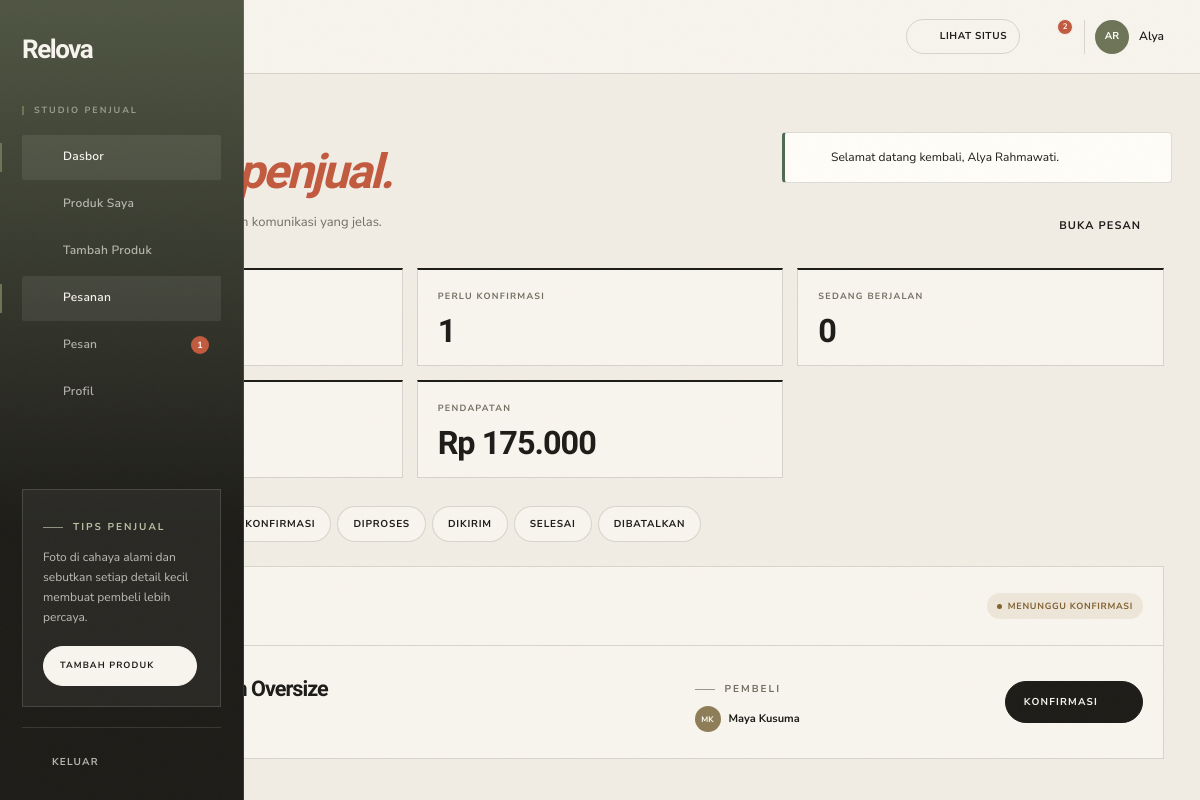
Page /penjual/pesanan?status=menunggu (signed in) on the committed database.
### tables this page shows
CREATE TABLE users (
    id INTEGER PRIMARY KEY AUTOINCREMENT,
    name TEXT NOT NULL,
    username TEXT NOT NULL UNIQUE,
    email TEXT NOT NULL UNIQUE,
    password_hash TEXT NOT NULL,
    role TEXT NOT NULL DEFAULT 'pembeli' CHECK (role IN ('pembeli', 'penjual', 'admin')),
    phone TEXT,
    city TEXT,
    address TEXT,
    bio TEXT,
    status TEXT NOT NULL DEFAULT 'aktif' CHECK (status IN ('aktif', 'ditangguhkan')),
    created_at TEXT NOT NULL DEFAULT CURRENT_TIMESTAMP
);

CREATE TABLE orders (
    id INTEGER PRIMARY KEY AUTOINCREMENT,
    order_number TEXT NOT NULL UNIQUE,
    buyer_id INTEGER NOT NULL,
    seller_id INTEGER NOT NULL,
    total_amount INTEGER NOT NULL,
    shipping_cost INTEGER NOT NULL DEFAULT 0,
    status TEXT NOT NULL DEFAULT 'menunggu' CHECK (status IN ('menunggu', 'dikonfirmasi', 'diproses', 'dikirim', 'selesai', 'dibatalkan')),
    shipping_address TEXT NOT NULL,
    notes TEXT,
    created_at TEXT NOT NULL DEFAULT CURRENT_TIMESTAMP,
    updated_at TEXT NOT NULL DEFAULT CURRENT_TIMESTAMP,
    FOREIGN KEY (buyer_id) REFERENCES users(id),
    FOREIGN KEY (seller_id) REFERENCES users(id)
);

### app/views/seller/orders.php (the view, shortened to what the rows shown need)
<?php
$tabs = ['' => 'Semua', 'menunggu' => 'Menunggu', 'dikonfirmasi' => 'Dikonfirmasi', 'diproses' => 'Diproses', 'dikirim' => 'Dikirim', 'selesai' => 'Selesai', 'dibatalkan' => 'Dibatalkan'];
?>
<section class="dashboard-page">
    <header class="dashboard-page__head">
        <div>
            <span class="eyebrow">Pesanan masuk</span>
            <h1>Transaksi <em>penjual.</em></h1>
            <p class="dashboard-page__sub">Konfirmasi, kemas, dan kirim dengan komunikasi yang jelas.</p>
        </div>
        <a href="<?= url('/chat') ?>" class="text-link">Buka pesan <?= icon('chat') ?></a>
    </header>
    <div class="stats-strip stats-strip--compact">
        <div class="stat-card"><span>Total pesanan</span><strong><?= (int) ($stats['total_orders'] ?? 0) ?></strong></div>
        <div class="stat-card"><span>Perlu konfirmasi</span><strong><?= (int) ($stats['incoming'] ?? 0) ?></strong></div>
        <div class="stat-card"><span>Sedang berjalan</span><strong><?= (int) ($stats['active_orders'] ?? 0) ?></strong></div>
        <div class="stat-card"><span>Selesai</span><strong><?= (int) ($stats['completed'] ?? 0) ?></strong></div>
        <div class="stat-card"><span>Pendapatan</span><strong class="stat-card__money"><?= rupiah($stats['revenue'] ?? 0) ?></strong></div>
    </div>
    <nav class="filter-tabs" aria-label="Filter status pesanan">
        <?php foreach ($tabs as $value => $label): ?>
            <a href="<?= url('/penjual/pesanan' . ($value ? '?status=' . $value : '')) ?>" class="<?= $statusFilter === $value ? 'is-active' : '' ?>"><?= e($label) ?></a>
        <?php endforeach; ?>
    </nav>
    <?php if ($orders): ?>
        <div class="seller-order-list">
            <?php foreach ($orders as $order): ?>
                <article class="seller-order-card">
                    <header class="seller-order-card__head">
                        <div>
                            <span class="order-card__number"><?= e($order['order_number']) ?></span>
                            <span class="order-card__date"><?= e(tanggal($order['created_at'], true)) ?></span>
                        </div>
                        <span class="status <?= e(order_status_class($order['status'])) ?>"><?= e(order_status_label($order['status'])) ?></span>
                    </header>
                    <div class="seller-order-card__body">
                        <div class="seller-order-card__item">
                            <img src="<?= e(product_image($order['first_item_image'])) ?>" alt="">
                            <div>
                                <h2><a href="<?= url('/penjual/pesanan/' . $order['id']) ?>"><?= e($order['first_item_title'] ?: 'Pesanan') ?></a></h2>
                                <span><?= (int) $order['item_count'] ?> barang · <?= rupiah($order['total_amount']) ?></span>
                            </div>
                        </div>
                        <div class="seller-order-card__buyer">
                            <span class="eyebrow">Pembeli</span>
                            <div>
                                <span class="avatar avatar--xs" style="--avatar-color: <?= e(avatar_color($order['buyer_name'])) ?>"><?= e(initials($order['buyer_name'])) ?></span>
                                <strong><?= e($order['buyer_name']) ?></strong>
                            </div>
                        </div>
                        <div class="seller-order-card__actions">
                            <?php if ($order['status'] === 'menunggu'): ?>
                                <a href="<?= url('/penjual/pesanan/' . $order['id']) ?>" class="button button--dark button--sm">Konfirmasi <?= icon('arrow-right') ?></a>
                            <?php else: ?>
                                <a href="<?= url('/penjual/pesanan/' . $order['id']) ?>" class="button button--ghost button--sm">Kelola Pesanan <?= icon('arrow-right') ?></a>
                            <?php endif; ?>
                        </div>
                    </div>
                </article>
            <?php endforeach; ?>
        </div>
    <?php endif; ?>
</section>

### app/core/helpers.php (shortened to what the rows shown need)
<?php
function config(?string $key = null, mixed $default = null): mixed
{
    static $config = null;
    if ($config === null) {
        $config = require dirname(__DIR__, 2) . '/config/config.php';
    }
    return $config[$key] ?? $default;
}
function base_url(): string
{
    return rtrim((string) config('base_url', ''), '/');
}
function url(string $path = ''): string
{
    $path = '/' . ltrim($path, '/');
    if ($path === '/') {
        return base_url() . '/';
    }
    return base_url() . $path;
}
function media_url(?string $path, string $fallback = 'assets/images/products/kaos-putih.jpg'): string
{
    return base_url() . '/' . ltrim($path, '/');
}
function e(mixed $value): string
{
    return htmlspecialchars((string) $value, ENT_QUOTES | ENT_SUBSTITUTE, 'UTF-8');
}
function rupiah(int|float|string|null $amount): string
{
    return 'Rp ' . number_format((float) $amount, 0, ',', '.');
}
function tanggal(?string $date, bool $withTime = false): string
{
    $bulan = [1 => 'Januari', 'Februari', 'Maret', 'April', 'Mei', 'Juni', 'Juli', 'Agustus', 'September', 'Oktober', 'November', 'Desember'];
    $timestamp = strtotime($date);
    $result = date('j', $timestamp) . ' ' . $bulan[(int) date('n', $timestamp)] . ' ' . date('Y', $timestamp);
    if ($withTime) {
        $result .= ', ' . date('H.i', $timestamp);
    }
    return $result;
}
function order_statuses(): array
{
    return [
        'menunggu' => 'Menunggu Konfirmasi',
        'dikonfirmasi' => 'Dikonfirmasi',
        'diproses' => 'Diproses',
        'dikirim' => 'Dikirim',
        'selesai' => 'Selesai',
        'dibatalkan' => 'Dibatalkan',
    ];
}
function order_status_label(?string $status): string
{
    return order_statuses()[$status] ?? 'Tidak diketahui';
}
function order_status_class(?string $status): string
{
    return match ($status) {
        'menunggu' => 'status--waiting',
        'dikonfirmasi' => 'status--confirmed',
        'diproses' => 'status--processing',
        'dikirim' => 'status--shipped',
        'selesai' => 'status--done',
        'dibatalkan' => 'status--cancelled',
        default => 'status--neutral',
    };
}
function initials(string $name): string
{
    $parts = preg_split('/\s+/', trim($name));
    $parts = array_filter($parts);
    return mb_strtoupper(mb_substr($parts[0], 0, 1) . mb_substr(end($parts), 0, 1));
}
function avatar_color(string $seed): string
{
    $colors = ['#c7654b', '#6d7457', '#a47a54', '#677a82', '#9b6d72', '#7b6e96', '#8d7d58'];
    return $colors[abs(crc32($seed)) % count($colors)];
}
function active_nav(string $path): string
{
    $current = parse_url($_SERVER['REQUEST_URI'] ?? '/', PHP_URL_PATH) ?: '/';
    $base = base_url();
    $path = '/' . trim($path, '/');
    return str_starts_with($current, $path) ? 'is-active' : '';
}
function product_image(?string $path, string $fallback = 'assets/images/products/kaos-putih.jpg'): string
{
    return media_url($path, $fallback);
}
function icon(string $name, string $class = ''): string
{
    $path = $icons[$name] ?? $icons['info'];
    $class = trim('icon ' . $class);
    return '<svg class="' . e($class) . '" viewBox="0 0 24 24" fill="none" stroke="currentColor" stroke-width="1.7" stroke-linecap="round" stroke-linejoin="round" aria-hidden="true">' . $path . '</svg>';
}

### app/core/Router.php (shortened to what the rows shown need)
<?php
class Router
{
    private array $routes = [];
    private function add(string $httpMethod, string $path, string $controller, string $method): void
    {
        $normalized = '/' . trim($path, '/');
        $pattern = preg_replace('#\{([a-zA-Z_]+)\}#', '(?P<$1>[^/]+)', $normalized);
        $this->routes[] = [
            'http' => $httpMethod,
            'path' => $normalized,
            'pattern' => '#^' . $pattern . '/?$#',
            'controller' => $controller,
            'method' => $method,
        ];
    }
    public function dispatch(string $httpMethod, string $uri): void
    {
        $config = require dirname(__DIR__, 2) . '/config/config.php';
        $path = parse_url($uri, PHP_URL_PATH) ?: '/';
        $path = '/' . ltrim($path, '/');
        foreach ($this->routes as $route) {
            if ($route['http'] !== $httpMethod) {
                continue;
            }
            if (preg_match($route['pattern'], $path, $matches)) {
                $params = array_filter($matches, 'is_string', ARRAY_FILTER_USE_KEY);
                $method = $route['method'];
                $controller = new $controllerClass();
                $controller->$method(...array_values($params));
                return;
            }
        }
    }
}

### app/views/layouts/seller.php (shortened to what the rows shown need)
<?php
require __DIR__ . '/partials/head.php';
$navUser = Auth::user();
$notifCount = (new NotificationModel())->unreadCount(Auth::id());
$navChatUnread = (new ChatModel())->unreadCount(Auth::id());
?>
<div class="dashboard-shell dashboard-shell--seller">
    <aside class="dashboard-sidebar dashboard-sidebar--seller" data-sidebar>
        <div class="dashboard-sidebar__head">
            <a class="brand" href="<?= url('/') ?>"><span class="brand__word">Relova</span></a>
        </div>
        <span class="dashboard-sidebar__label">Studio penjual</span>
        <nav class="dashboard-nav" aria-label="Navigasi penjual">
            <a class="<?= active_nav('/penjual') ?>" href="<?= url('/penjual') ?>"><?= icon('grid') ?><span>Dasbor</span></a>
            <a class="<?= active_nav('/penjual/produk') ?>" href="<?= url('/penjual/produk') ?>"><?= icon('hanger') ?><span>Produk Saya</span></a>
            <a class="<?= active_nav('/penjual/produk/tambah') ?>" href="<?= url('/penjual/produk/tambah') ?>"><?= icon('plus') ?><span>Tambah Produk</span></a>
            <a class="<?= active_nav('/penjual/pesanan') ?>" href="<?= url('/penjual/pesanan') ?>"><?= icon('box') ?><span>Pesanan</span></a>
            <a class="<?= active_nav('/chat') ?>" href="<?= url('/chat') ?>"><?= icon('chat') ?><span>Pesan</span><?php if ($navChatUnread): ?><span class="mini-badge"><?= $navChatUnread ?></span><?php endif; ?></a>
            <a class="<?= active_nav('/profil') ?>" href="<?= url('/profil') ?>"><?= icon('user') ?><span>Profil</span></a>
        </nav>
        <div class="dashboard-sidebar__promo dashboard-sidebar__promo--seller">
            <span class="eyebrow">Tips penjual</span>
            <p>Foto di cahaya alami dan sebutkan setiap detail kecil membuat pembeli lebih percaya.</p>
            <a href="<?= url('/penjual/produk/tambah') ?>" class="button button--light button--sm">Tambah produk <?= icon('plus') ?></a>
        </div>
        <form action="<?= url('/keluar') ?>" method="post" class="dashboard-sidebar__logout">
            <button type="submit"><?= icon('logout') ?> Keluar</button>
        </form>
    </aside>
    <div class="dashboard-main">
        <header class="dashboard-topbar">
            <div class="dashboard-topbar__left">
                <span class="dashboard-topbar__crumb">Penjual / <strong><?= e($page ?? 'dasbor') ?></strong></span>
            </div>
            <div class="dashboard-topbar__right">
                <a href="<?= url('/') ?>" class="dashboard-store-link"><?= icon('arrow-up-right') ?> Lihat situs</a>
                <a href="<?= url('/notifikasi') ?>" class="icon-button" aria-label="Notifikasi">
                    <?= icon('bell') ?><?php if ($notifCount): ?><span class="nav-count nav-count--alert"><?= $notifCount ?></span><?php endif; ?>
                </a>
                <a href="<?= url('/profil') ?>" class="dashboard-user">
                    <span class="avatar avatar--sm" style="--avatar-color: <?= e(avatar_color($navUser['name'])) ?>"><?= e(initials($navUser['name'])) ?></span>
                    <span><?= e(explode(' ', $navUser['name'])[0]) ?></span>
                </a>
            </div>
        </header>
        <main id="main-content" class="dashboard-content">
            <?= $content ?>
        </main>
    </div>
</div>
<?php require __DIR__ . '/partials/scripts.php'; ?>

### rows in the picture
users: id "2", name "AR", name "Alya"
orders: order_number "RW-260515-9Q1A6", created_at "22 NOVEMBER 2026, 09.22", status "MENUNGGU KONFIRMASI", first_item_title "Kemeja Putih Oversize", buyer_name "MK", buyer_name "Maya Kusuma"

### other values in the picture
$flash['message'] "Selamat datang kembali, Alya Rahmawati."
$navChatUnread "1"
$stats['total_orders'] "2"
$stats['incoming'] "1"
$stats['active_orders'] "0"
rupiah($stats['revenue'] ?? 0) "Rp 175.000"
$label "SEMUA"
$label "MENUNGGU"
$label "DIKONFIRMASI"
$label "DIPROSES"
$label "DIKIRIM"
$label "SELESAI"
$label "DIBATALKAN"
